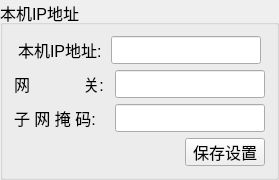
  <widget class="QGroupBox" name="hostIPSetBox">
   <property name="geometry">
    <rect>
     <x>1070</x>
     <y>160</y>
     <width>270</width>
     <height>170</height>
    </rect>
   </property>
   <property name="font">
    <font>
     <pointsize>12</pointsize>
    </font>
   </property>
   <property name="title">
    <string>本机IP地址</string>
   </property>
   <layout class="QVBoxLayout" name="verticalLayout_3">
    <item>
     <layout class="QHBoxLayout" name="horizontalLayout">
      <item>
       <widget class="QLabel" name="label_myip">
        <property name="minimumSize">
         <size>
          <width>83</width>
          <height>28</height>
         </size>
        </property>
        <property name="maximumSize">
         <size>
          <width>83</width>
          <height>28</height>
         </size>
        </property>
        <property name="font">
         <font>
          <pointsize>12</pointsize>
         </font>
        </property>
        <property name="text">
         <string>本机IP地址:</string>
        </property>
       </widget>
      </item>
      <item>
       <widget class="QLineEdit" name="m_myip">
        <property name="sizePolicy">
         <sizepolicy hsizetype="Expanding" vsizetype="Preferred">
          <horstretch>0</horstretch>
          <verstretch>0</verstretch>
         </sizepolicy>
        </property>
        <property name="minimumSize">
         <size>
          <width>150</width>
          <height>28</height>
         </size>
        </property>
        <property name="maximumSize">
         <size>
          <width>150</width>
          <height>28</height>
         </size>
        </property>
        <property name="font">
         <font>
          <pointsize>12</pointsize>
         </font>
        </property>
        <property name="echoMode">
         <enum>QLineEdit::Normal</enum>
        </property>
       </widget>
      </item>
     </layout>
    </item>
    <item>
     <layout class="QHBoxLayout" name="horizontalLayout_15">
      <item>
       <widget class="QLabel" name="label_gateway">
        <property name="minimumSize">
         <size>
          <width>0</width>
          <height>28</height>
         </size>
        </property>
        <property name="maximumSize">
         <size>
          <width>16777215</width>
          <height>28</height>
         </size>
        </property>
        <property name="font">
         <font>
          <pointsize>12</pointsize>
         </font>
        </property>
        <property name="text">
         <string>网            关: </string>
        </property>
       </widget>
      </item>
      <item>
       <widget class="QLineEdit" name="m_gateway">
        <property name="sizePolicy">
         <sizepolicy hsizetype="Expanding" vsizetype="Preferred">
          <horstretch>0</horstretch>
          <verstretch>0</verstretch>
         </sizepolicy>
        </property>
        <property name="minimumSize">
         <size>
          <width>150</width>
          <height>28</height>
         </size>
        </property>
        <property name="maximumSize">
         <size>
          <width>150</width>
          <height>28</height>
         </size>
        </property>
        <property name="font">
         <font>
          <pointsize>12</pointsize>
         </font>
        </property>
        <property name="echoMode">
         <enum>QLineEdit::Normal</enum>
        </property>
       </widget>
      </item>
     </layout>
    </item>
    <item>
     <layout class="QHBoxLayout" name="horizontalLayout_4">
      <item>
       <widget class="QLabel" name="label_subnetMask">
        <property name="minimumSize">
         <size>
          <width>0</width>
          <height>28</height>
         </size>
        </property>
        <property name="maximumSize">
         <size>
          <width>16777215</width>
          <height>28</height>
         </size>
        </property>
        <property name="font">
         <font>
          <pointsize>12</pointsize>
         </font>
        </property>
        <property name="text">
         <string>子 网 掩 码: </string>
        </property>
       </widget>
      </item>
      <item>
       <widget class="QLineEdit" name="m_subnetMask">
        <property name="sizePolicy">
         <sizepolicy hsizetype="Expanding" vsizetype="Preferred">
          <horstretch>0</horstretch>
          <verstretch>0</verstretch>
         </sizepolicy>
        </property>
        <property name="minimumSize">
         <size>
          <width>150</width>
          <height>28</height>
         </size>
        </property>
        <property name="maximumSize">
         <size>
          <width>150</width>
          <height>28</height>
         </size>
        </property>
        <property name="font">
         <font>
          <pointsize>12</pointsize>
         </font>
        </property>
        <property name="echoMode">
         <enum>QLineEdit::Normal</enum>
        </property>
       </widget>
      </item>
     </layout>
    </item>
    <item>
     <layout class="QHBoxLayout" name="horizontalLayout_16">
      <item>
       <spacer name="horizontalSpacer">
        <property name="orientation">
         <enum>Qt::Horizontal</enum>
        </property>
        <property name="sizeHint" stdset="0">
         <size>
          <width>40</width>
          <height>20</height>
         </size>
        </property>
       </spacer>
      </item>
      <item>
       <widget class="QPushButton" name="pushButton_saveHostIP">
        <property name="minimumSize">
         <size>
          <width>0</width>
          <height>28</height>
         </size>
        </property>
        <property name="maximumSize">
         <size>
          <width>16777215</width>
          <height>28</height>
         </size>
        </property>
        <property name="font">
         <font>
          <pointsize>12</pointsize>
         </font>
        </property>
        <property name="text">
         <string>保存设置</string>
        </property>
       </widget>
      </item>
     </layout>
    </item>
   </layout>
  </widget>
